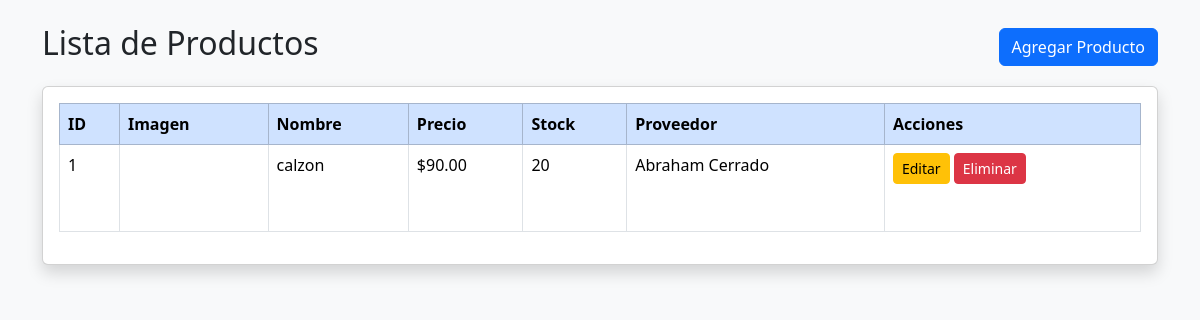
/modules/productos/readproducto.php, run on the app's committed database.
### tables this page shows
CREATE TABLE `productos` (
  `id` int(11) NOT NULL,
  `nombre` varchar(200) NOT NULL,
  `descripcion` text NOT NULL,
  `precio` decimal(10,2) NOT NULL,
  `stock` int(11) NOT NULL,
  `imagen` varchar(255) DEFAULT 'default.jpg',
  `proveedor_id` int(11) NOT NULL
);

CREATE TABLE `proveedores` (
  `id` int(11) NOT NULL,
  `nombre` varchar(200) NOT NULL,
  `email` varchar(250) NOT NULL,
  `telefono` varchar(12) NOT NULL,
  `direccion` varchar(250) NOT NULL,
  `empresa` varchar(100) NOT NULL,
  `imagen` varchar(50) NOT NULL
);

### modules/productos/readproducto.php (the view, shortened to what this page needs)
<?php
require_once __DIR__ . "/../../config/config.php";
$sql = "SELECT p.*, pr.nombre AS proveedor
        FROM productos p
        LEFT JOIN proveedores pr ON p.proveedor_id = pr.id";
$productos = $conn->query($sql)->fetchAll(PDO::FETCH_ASSOC);
?>
<!DOCTYPE html>
<html lang="es">
<head>
    <link href="https://cdn.jsdelivr.net/npm/bootstrap@5.3.2/dist/css/bootstrap.min.css" rel="stylesheet">
</head>
<body class="bg-light">
<div class="container mt-4">
    <div class="d-flex justify-content-between align-items-center mb-3">
        <h2>Lista de Productos</h2>
        <a href="createproducto.php" class="btn btn-primary">Agregar Producto</a>
    </div>
    <div class="card shadow">
        <div class="card-body">
            <table class="table table-bordered table-hover">
                <thead class="table-primary">
                    <tr>
                        <th>ID</th>
                        <th>Imagen</th>
                        <th>Nombre</th>
                        <th>Precio</th>
                        <th>Stock</th>
                        <th>Proveedor</th>
                        <th>Acciones</th>
                    </tr>
                </thead>
                <tbody>
                <?php foreach ($productos as $p): ?>
                    <tr>
                        <td><?= $p["id"]; ?></td>
                        <td>
                            <?php if (!empty($p['imagen']) && file_exists(__DIR__ . "/../../imagen/" . $p['imagen'])): ?>
                                <img src="../../imagen/<?= $p["imagen"]; ?>" width="70">
                            <?php else: ?>
                                <img src="/ProyectoWeb/imagen/default.jpg" width="70">
                            <?php endif; ?>
                        </td>
                        <td><?= $p["nombre"]; ?></td>
                        <td>$<?= $p["precio"]; ?></td>
                        <td><?= $p["stock"]; ?></td>
                        <td><?= $p["proveedor"]; ?></td>
                        <td>
                            <a href="updateproducto.php?id=<?= $p['id']; ?>" class="btn btn-warning btn-sm">Editar</a>
                            <a href="deleteproducto.php?id=<?= $p['id']; ?>" class="btn btn-danger btn-sm">Eliminar</a>
                        </td>
                    </tr>
                <?php endforeach; ?>
                </tbody>
            </table>
        </div>
    </div>
</div>
</body>
</html>

### data on the page
productos: id "1", nombre "calzon", precio "90.00", stock "20", proveedor.nombre "Abraham Cerrado"
